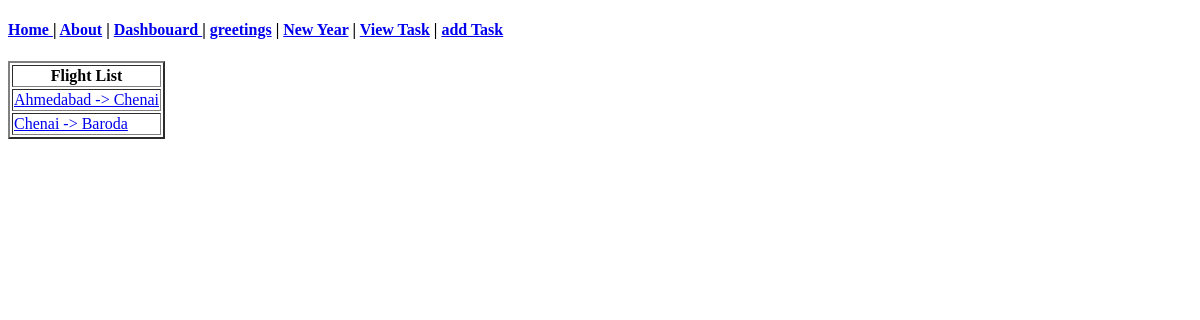
The app's page /airline/flights/, older data.
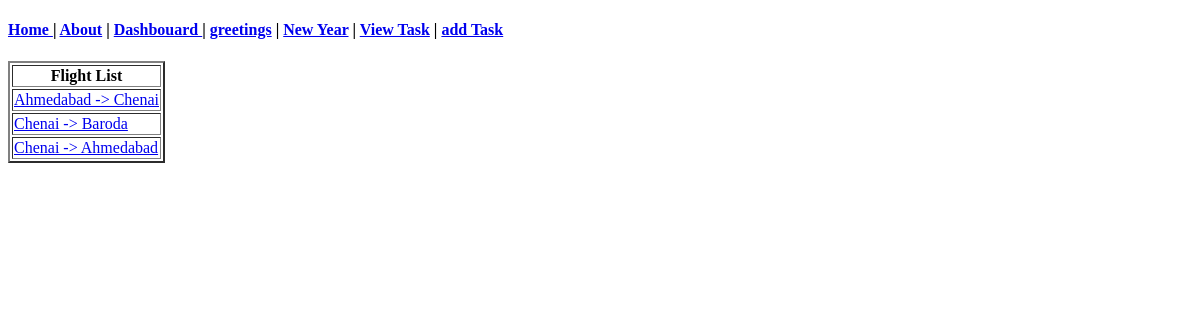
The same page, newer data.
### airline/models.py (models this page shows, shortened)
class flight(models.Model):
    departure = models.ForeignKey(airport, on_delete=models.CASCADE, related_name='flight_departure')
    arrival = models.ForeignKey(airport, on_delete=models.CASCADE, related_name='flight_arrival')
    duration = models.IntegerField(default=0)
    def __str__(self):
        return self.departure.city + " -> " + self.arrival.city

class airport(models.Model):
    city = models.CharField(max_length=100)
    code = models.CharField(max_length=100)

### airline/views.py (the view)
# urls.py: path("flights/",flight_home,name="home-flight"),
def flight_home(request):
    flights=flight.objects.all()
    return render(request,"airline/FlightHome.html",{"flights":flights})

### templates/airline/FlightHome.html (shortened to what this page needs)
{% extends "student/base_layout.html" %}
{% block body %}
    <table border="2">
        <tr>
            <th>Flight List </th>
        </tr>
        {% for flight in flights %}
         <tr>
            <td><a href="{% url 'flight-details' flight.id %}"> {{ flight }} </a>  </td>
         </tr>
            {% endfor %}
    </table>
{% endblock %}

Row changes from the older to the newer data that the page shows:
added flight: departure+arrival "Chenai -> Ahmedabad"
